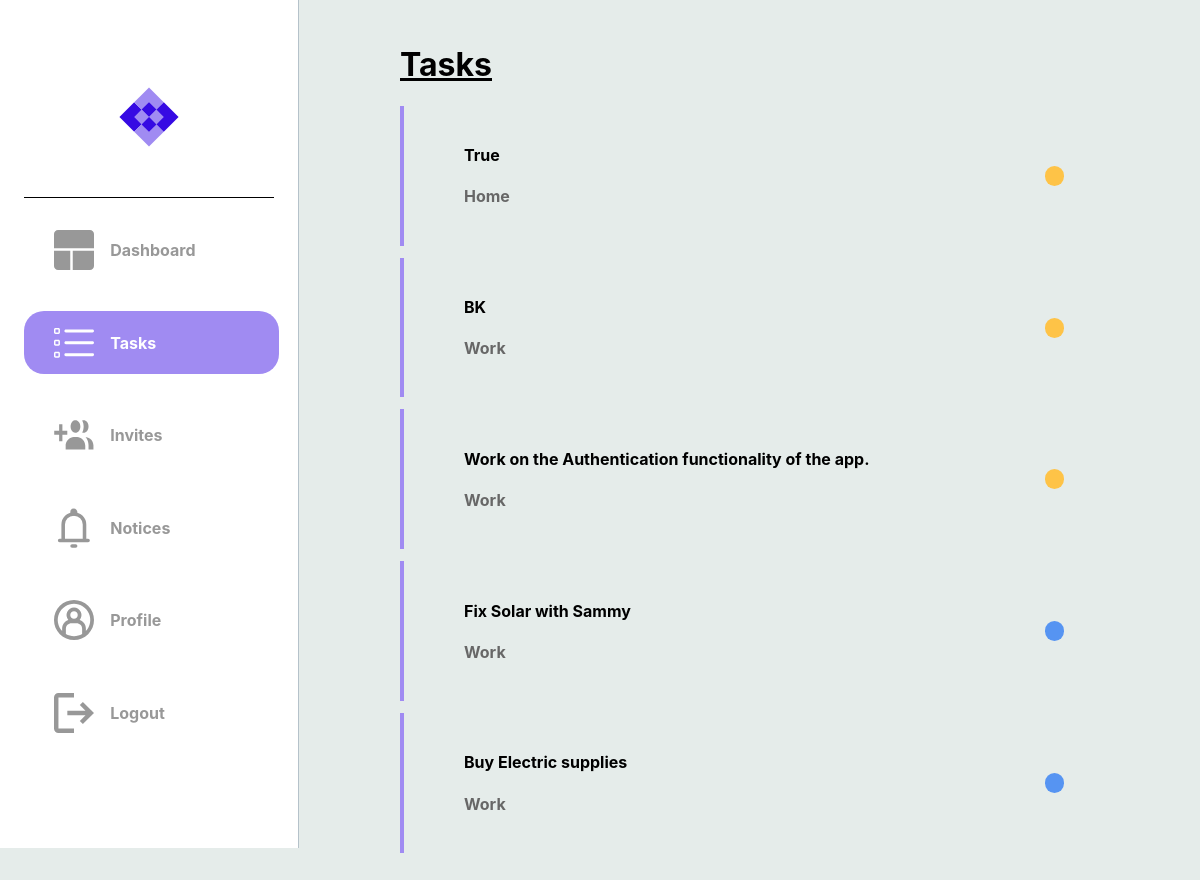
The page /tasks (signed in) on the database its author committed.
### dotask/models.py (models this page shows)
class Task(db.Model):
    __tablename__ = "task"
    id = db.Column(db.Integer, primary_key=True)
    title = db.Column(db.String(100), nullable=False)
    description = db.Column(db.String(400), nullable=False)
    due_date = db.Column(db.Date, nullable=False)
    status = db.Column(Enum(TaskStatus))
    tag = db.Column(Enum(TaskTag))
    users = relationship('User', secondary=user_task,
    backref='tasks')

### dotask/routes.py (the view)
@app.route("/tasks", methods=['GET','POST'])
@login_required
def hello_tasks():
    try:
        notices = current_user.notes
        tasks = current_user.tasks
        if tasks:
            return render_template("tasks.html", tasks=tasks, notices= notices)
        else:
            return render_template("tasks.html", notices=notices)
    except:
        return render_template("tasks.html", notices=notices)

### dotask/routes.py (called while the page is built)
@app.after_request
def after_request(response):
    response.headers["Cache-Control"] = "no-cache, no-store, must-revalidate"
    return response

@login_manager.user_loader
def load_user(user_id):
    return User.query.get(user_id)

### dotask/templates/tasks.html (shortened to what this page needs)
{% extends "layout.html" %}
{% block head %}
    <link rel="stylesheet" {% block css_tab_colour %} href="../static/css/tasks.css">
    {% endblock %}
{% endblock %}
{% block task_image_colour %}
    <a class="a2" href="{{ url_for('hello_tasks') }}">
    <div id="logos">
        <img class="imgs" src="../static/svg/tasks_active.svg">
        <h4 class="sidebar-text">Tasks</h4>
    </div>
    </a>
{% endblock task_image_colour %}
{% block tasks %}
    {% if tasks %}
        <h1 class="task-h1">Tasks</h1>
        {% for task in tasks %}
        <a href="{{ url_for('hello_each_task', task_id=task['id']) }}">
        <div class="message-box">
            <div class="message">
                <h4> {{ task['title'] }} </h4>
                <h4 style="color: #676767;"> {{ task.tag.name }} </h4>
            </div>
            <div class="message-dot {% if task.status.name == 'In_Progress' %}progress-task
                {% elif task.status.name == 'Completed' %}completed-task
                {% elif task.status.name == 'Cancelled' %}cancelled-task
                {% else %}unknown-task
                {% endif %}">
            </div>
        </div>
        </a>
        {% endfor %}
        {% else %}
                <div class="message-box">
                    <div class="message">
                        <h2>No Tasks Yet</h2>
                    </div>
                </div>
    {% endif %}
{% endblock tasks %}

### dotask/static/css/layout.css (style rules this page uses)
@media (min-width: 768px) { body { margin: auto; padding-bottom: 10vh; background-color: #E5ECEA; display: flex; font-family: inter; } }
@media (min-width: 768px) { a { text-decoration: none; color: black; } }
@media (min-width: 768px) { .sidebar > div > a { width: 90%; text-decoration: none; } }
@media (min-width: 768px) { .sidebar > div > a > div { width: 100%; height: 10%; padding-left: 30px; margin: 5% auto; border-radius: 20px; } }
@media (min-width: 768px) { #logos { width: 100%; display: grid; grid-template-columns: 1fr 3fr; align-items: center; } }
@media (min-width: 768px) { .sidebar-text { color: #989898; font-size: 1rem; } }
@media (min-width: 768px) { .imgs { height: 40px; width: 40px; } }

### dotask/static/css/tasks.css (style rules this page uses)
@media (min-width: 768px) { .a2 > div { background-color: #A08BF2; width: 100%; height: 10%; padding-left: 30px; margin: 5% auto; border-radius: 20px; color: white; } }
@media (min-width: 768px) { .a2 > div > h4 { color: white; } }
@media (min-width: 768px) { .a2 > div > img { fill: #FFFFFF; } }
@media (min-width: 768px) { .task-h1 { text-decoration: underline; } }
@media (min-width: 768px) { .message-box { width: 100%; display: flex; margin-top: 2%; padding-right: 10%; padding-left: 10%; padding-top: 3%; padding-bottom: 3%; border-left: 4px solid #A08BF2; display: flex; justify-content: center; align-items: center; } }
@media (min-width: 768px) { .message { width: 100%; border-radius: 5px; display: block; justify-content: center; align-items: center; } }
@media (min-width: 768px) { .message-dot { width: 20px; height: 20px; border-radius: 50px; } }
@media (min-width: 768px) { .progress-task { background-color: #FEC347; } }
@media (min-width: 768px) { .completed-task { background-color: #5694F2; } }

### rows shown on the page
Task: title "True", tag.name "Home"
Task: title "BK", tag.name "Work"
Task: title "Work on the Authentication functionality of the app.", tag.name "Work"
Task: title "Fix Solar with Sammy", tag.name "Work"
Task: title "Buy Electric supplies", tag.name "Work"
